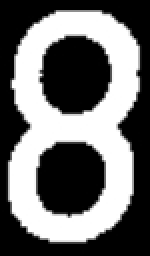
#> input picture License_Plate_Detection_and_Recognition/test/8_test.jpg, 75 x 128 px (shown 2 times larger)
$ jupyter execute --allow-errors Plate_character_recognition_SVC.ipynb   (shell and % lines are left out)
#> lines starting #> are read from the running program, lines starting #| are printed output that depends on the picture
# Visualizing dataset

[cell 1]
import cv2
import glob
import numpy as np
import matplotlib.pyplot as plt

### Our dataset contains different folders with threshold images of plate digit. Folders with names from 0-10 represent its self. Folders with names from 65 - 90 represents the ASCII value of Uppercase Alphabet letter  (A,B,C, etc)

[cell 2]
#label_dataset = glob.glob("data/*")
label_dataset = glob.glob("dataset/*")

labels =[]

for label in label_dataset:
    labels.append(label[-1:])
print(labels)

[cell 3]
y = np.asarray(labels)
#y = np.sort(y, axis=None)
y = y.reshape(-1,1)
print(y.shape)
y[:10]

#> (a cell that did not finish here is left out)

[cell 5]
fig = plt.figure(figsize=(8,8))
cols = 4
rows = 4
fig_list = []

#> (the rest of this cell did not finish here and is left out)

# Preprocessing

[cell 6]
digit_w = 30
digit_h = 60

input_data = []
output_data = []

for i in range(len(y)):
    #image_path =glob.glob("data/%i/*.jpg"%y[i])
    image_path =glob.glob("dataset/%s/*.jpg"%y[i])
    for image in image_path:
        img = cv2.imread(image,0)
        img = cv2.resize(img,(digit_w,digit_h))
        img = np.array(img)
        img = img.reshape(-1, digit_h * digit_w)
        input_data.append(img)
        output_data.append(y[i])

input_data = np.array(input_data).astype(np.float32)
input_data =input_data.reshape(-1,digit_w*digit_h)
output_data = np.array(output_data)
output_data =output_data.reshape(-1,1)

print(input_data.shape)
print(output_data.shape)

# Create a SVC model and train with pre-processed dataset

#> (a cell that did not finish here is left out)

# Evaluate the model

#> (a cell that did not finish here is left out)

#> (a cell that did not finish here is left out)

# Test model

[cell 10]
def pre_process(image):
    import numpy as np
    import cv2

    img = cv2.resize(image,(30,60))
    img = np.asarray(img,dtype=np.float32)
    #print(img.shape)
    img = img[np.newaxis,:].reshape(-1,60*30)
    #print(img.shape)
    return img

[cell 11]
test_image = cv2.imread("data/69/193772_1.jpg",0)
#> (the rest of this cell did not finish here and is left out)

[cell 12]
test_image = cv2.imread("data/6/46328_3.jpg",0)
#> (the rest of this cell did not finish here and is left out)

[cell 13]
three_image = cv2.imread("test/8_test.jpg",0)
#> three_image is the input picture: shape (128, 75); min 0, max 255, mean 110.2
plt.imshow(three_image,cmap="gray")

img = pre_process(three_image)
#> in pre_process, `img = cv2.resize(image,(30,60))`:
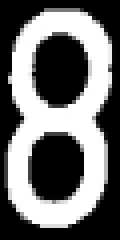
#> img: shape (60, 30) (shown 4 times larger); min 0, max 255, mean 110.1
#> (the rest of this cell did not finish here and is left out)

[cell 14]
three_image = cv2.imread("test/f_test.jpg",0)
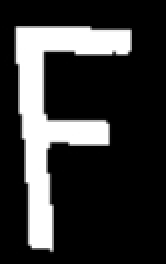
#> input picture License_Plate_Detection_and_Recognition/test/f_test.jpg, 83 x 132 px (shown 2 times larger)
#> three_image is the input picture: shape (132, 83); min 0, max 255, mean 53.5
plt.imshow(three_image,cmap="gray")

img = pre_process(three_image)
#> in pre_process (call 2), `img = cv2.resize(image,(30,60))`:
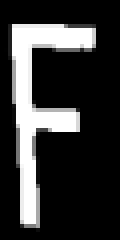
#> img: shape (60, 30) (shown 4 times larger); min 0, max 255, mean 53.8
#> (the rest of this cell did not finish here and is left out)

[cell 15]
one_image = cv2.imread("test/one_test.jpg",0)
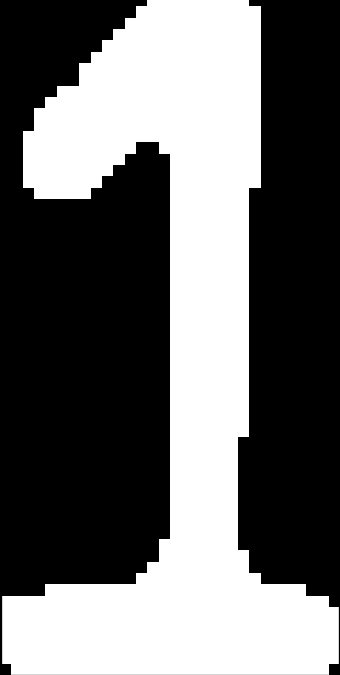
#> input picture License_Plate_Detection_and_Recognition/test/one_test.jpg, 340 x 675 px
#> one_image is the input picture: shape (675, 340); min 0, max 255, mean 106
plt.imshow(one_image,cmap="gray")

img = pre_process(one_image)
#> (the rest of this cell did not finish here and is left out)
